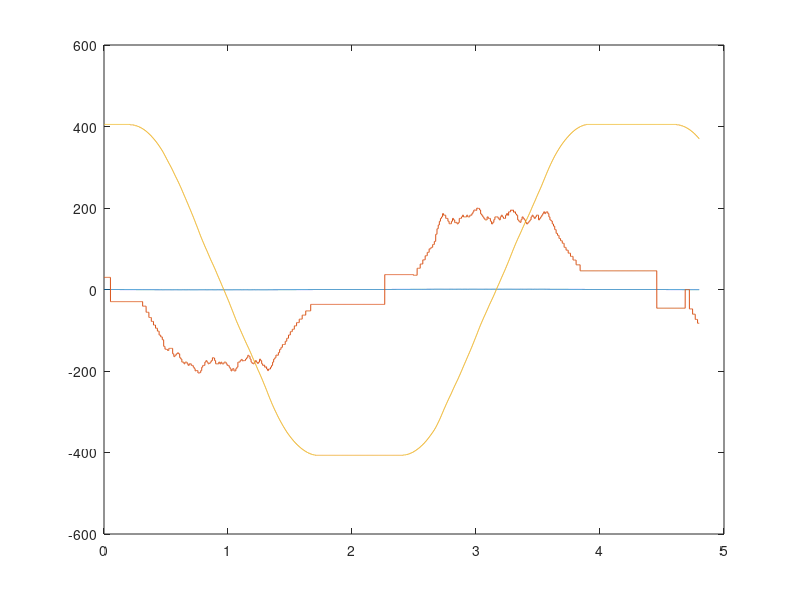
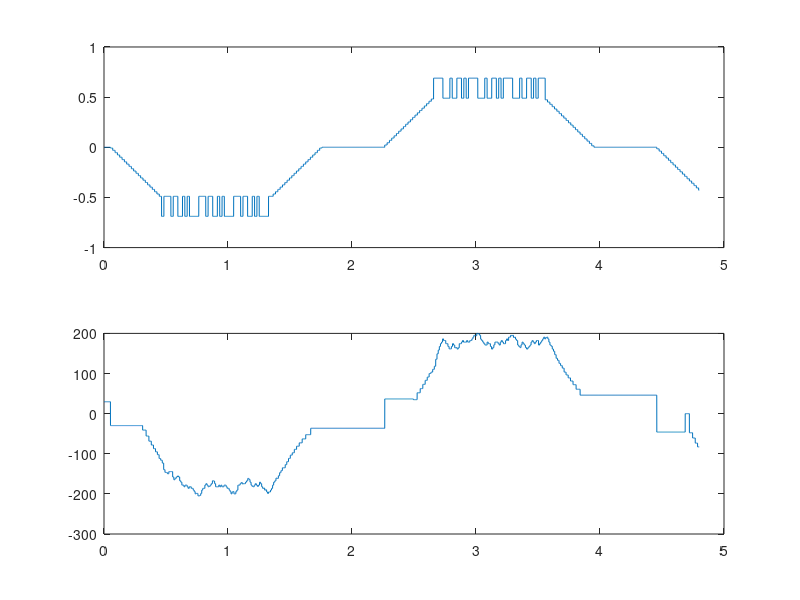

Write the MATLAB code that produced these figures, in order. (Note: this script raises an error after producing the figures.)
load('dat_0p7.mat');

t = double(dat_0p7.X.Data);
y = double(dat_0p7.Y(1).Data)';
w = double(dat_0p7.Y(2).Data)';
u = double(dat_0p7.Y(3).Data)';

plot(t,u,t,w,t,y);
figure()
subplot(211), plot(t,u);
subplot(212), plot(t,w);

Te = t(2)-t(1);
i1 = 972;
i2 = 3075;
i3 = 5824;
i4 = 7983;

data_id_wu = iddata(w(i1:i2),u(i1:i2),Te);
data_vd_wu = iddata(w(i3:i4),u(i3:i4),Te);

data_id = iddata(y(i1:i2),w(i1:i2),Te);
data_vd = iddata(y(i3:i4),w(i3:i4),Te);

%rafinare prin decimarea datelor
fd = 18; %factor de decimare
Ted = Te*fd;

data_id_wu_dec = iddata(w(i1:fd:i2),u(i1:fd:i2),Ted);
data_vd_wu_dec = iddata(w(i3:fd:i4),u(i3:fd:i4),Ted);

data_id_dec = iddata(y(i1:fd:i2),w(i1:fd:i2),Ted);
data_vd_dec = iddata(y(i3:fd:i4),w(i3:fd:i4),Ted);

%%ordinul subsistem viteza-pozitie
n4sid(data_id,1:10);

%discret
m_n4sid = n4sid(data_id,1);
figure(),resid(m_n4sid,data_vd);
figure(),compare(m_n4sid,data_vd);

%discret, cu datele decimate
m_n4sid_dec = n4sid(data_id_dec,1);
figure(),resid(m_n4sid_dec,data_vd_dec);
figure(),compare(m_n4sid_dec,data_vd_dec);

% %continuu
% m_ssest_wu = ssest(data_id_wu,1); %spatiul starilor continuu!
% figure(),resid(m_ssest_wu,data_vd_wu);
% figure(),compare(m_ssest_wu,data_vd_wu);
% 
% %continuu, cu datele decimate
% m_ssest_wu_dec = ssest(data_id_wu_dec,1); %spatiul starilor continuu!
% figure(),resid(m_ssest_wu_dec,data_vd_wu_dec);
% figure(),compare(m_ssest_wu_dec,data_vd_wu_dec);

